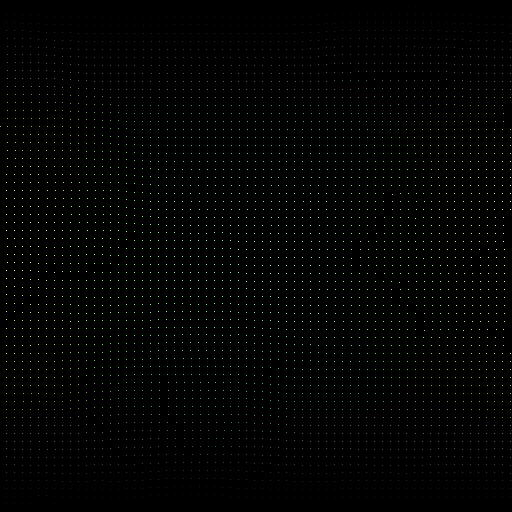
Frame 1 (no input)
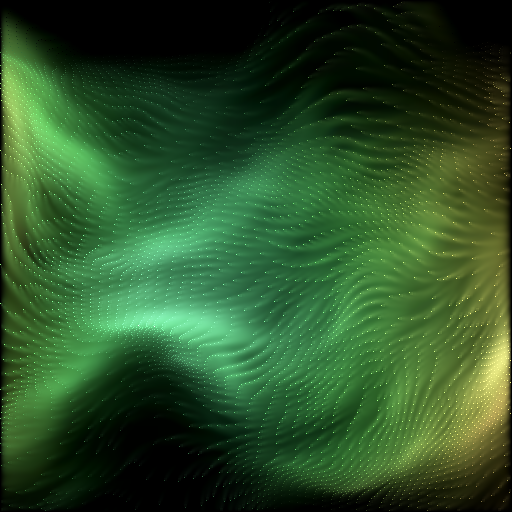
Frame 60 (the mouse pressed at the canvas centre just before this capture)
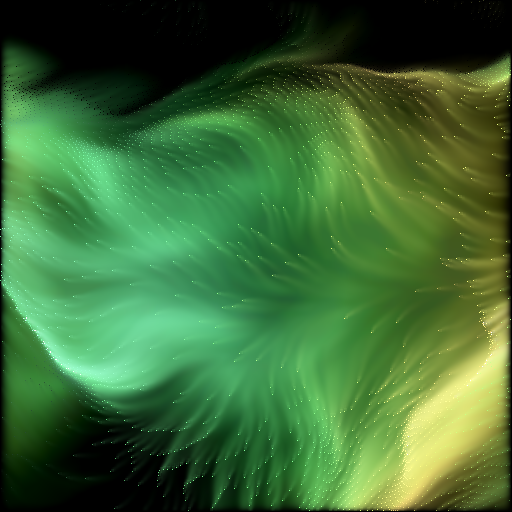
Frame 120 (the mouse held since frame 60 and released just before this capture)

The Processing sketch that drew these frames (run headless with seeded random() and noise(); from frame 60 on, the mouse is pressed at the canvas centre):

// Processing sketch: Flocking_Ex3_Colorful
// ── Flocking_Ex3_Colorful.pde
public class ImgProc {
   
void ImgProc() {
}
   
void drawPixelArray(int[] src, int dx, int dy, int w, int h) { 
  //backBuf.loadPixels();
  //arraycopy(src, backBuf.pixels);
  //backBuf.updatePixels();
  //image(backBuf, dx, dy);
  loadPixels();
  int x;
  int y;
  for(int i=0; i<w*h; i++) {
    x = dx + i % w;
    y = dy + i / w;
    pixels[x  + y * w] = src[i];
  }
  updatePixels();
}
 
void blur(int[] src, int[] dst, int w, int h) {
  int c;
  int r;
  int g;
  int b;
  for(int y=1; y<h-1; y++) {
    for(int x=1; x<w-1; x++) {     
      r = 0;
      g = 0;
      b = 0;
      for(int yb=-1; yb<=1; yb++) {
        for(int xb=-1; xb<=1; xb++) {
          c = src[(x+xb)+(y-yb)*w];     
          r += (c >> 16) & 0xFF;
          g += (c >> 8) & 0xFF;
          b += (c) & 0xFF;
        }
      }     
      r /= 9;
      g /= 9;
      b /= 9;
      dst[x + y*w] = 0xFF000000 | (r << 16) | (g << 8) | b;
    }
  }
}
 
//you must be in RGB colorModel
void scaleBrightness(int[] src, int[] dst, int w, int h, float s) {
  int r;
  int g;
  int b;
  int c;
  int a;
  float as = s;
  s = 1.0;
  for(int y=0; y<h; y++) {
    for(int x=0; x<w; x++) {
      c = src[x + y*w];
      a = (int)(as *((c >> 24) & 0xFF));
      r = (int)(s * ((c >> 16) & 0xFF));
      g = (int)(s *((c >> 8) & 0xFF));
      b = (int)(s *((c) & 0xFF));     
      dst[x + y*w] = (a << 24) | (r << 16) | (g << 8) | b;
      //ch = hue(c);
      //cs = saturation(c);
      //cb = brightness(c) * s;
      //dst[x + y*w] = color(ch, cs, cb);
      //dst[x + y*w] = src[x + y*w];
    }
  }
}
 
}


// ── asdf.pde
ImgProc imgProc = new ImgProc();
 
float noiseScale = 0.005;
float noiseZ = 0;
int particlesDensity = 8;
int particleMargin = 64; 
Particle[] particles;
int[] currFrame;
int[] prevFrame;
int[] tempFrame;
 
void setup() {
  size(512, 512);
  frameRate(30);
  colorMode(HSB, 255);
 
  currFrame = new int[width*height];
  prevFrame = new int[width*height];
  tempFrame = new int[width*height];
  for(int i=0; i<width*height; i++) {
    currFrame[i] = color(0, 0, 0);
    prevFrame[i] = color(0, 0, 0);
    tempFrame[i] = color(0, 0, 0);
  }
 
  particles = new Particle[(width+particleMargin*2)/particlesDensity*(height+particleMargin*2)/particlesDensity];
  int i = 0;
  for(int y=-particleMargin; y<height+particleMargin; y+=particlesDensity) {
    for(int x=-particleMargin; x<width+particleMargin; x+=particlesDensity) {
       if (i == particles.length) {
         println(i);
         break;
       }
       int c = color(50+50*sin(PI*x/width), 127, 255*sin(PI*y/width));
       particles[i++] = new Particle(x, y, c);
    }
  }
}
 
void draw() { 
  noiseZ += 2*noiseScale;
   
  imgProc.blur(prevFrame, tempFrame, width, height);
  imgProc.scaleBrightness(tempFrame, tempFrame, width, height, 0.2); 
  arraycopy(tempFrame, currFrame);
   
  for(int i=0; i<particles.length; i++) {
    particles[i].update();
    particles[i].draw();
  } 
  imgProc.drawPixelArray(currFrame, 0, 0, width, height);
  arraycopy(currFrame, prevFrame);
}
 
class Particle {
  float x;
  float y;
  int c;
  float speed = 2;
  Particle(int x, int y, int c) {
    this.x = x;
    this.y = y;
    this.c = c;
  }
  void update() {
    float noiseVal = noise(x*noiseScale, y*noiseScale, noiseZ);
    float angle = noiseVal*2*PI;
    x += speed * cos(angle);
    y += speed * sin(angle);
     
    if (x < -particleMargin){
      x += width + 2*particleMargin;
    } else if (x > width + particleMargin){
      x -= width + 2*particleMargin;
    }
     
    if (y < -particleMargin){
      y += height + 2*particleMargin;
    } else if (y > height + particleMargin){
      y -= height + 2*particleMargin;
    }
  }
  void draw() {
    if ((x >= 0) && (x < width-1) && (y >= 0) && (y < height-1)) {
      int currC = currFrame[(int)x + ((int)y)*width];
      currFrame[(int)x + ((int)y)*width] = blendColor(c, currC, ADD);
    }
  }
}
